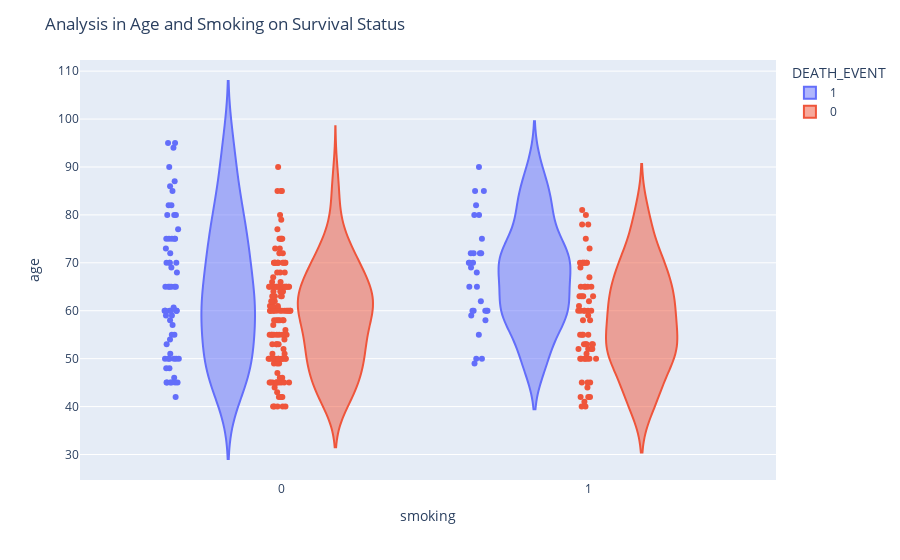

Notebook code cell kept with this figure:
### Markdown cell above
# Age

### Code cell
fig = px.violin(heart_data, y="age", x="smoking", color="DEATH_EVENT", points="all", hover_data=heart_data.columns)
fig.update_layout(title_text="Analysis in Age and Smoking on Survival Status")
fig.show()

### Figure 1 — Plotly figure (JSON) as saved in the notebook; plotly's stock layout.template omitted (floating-point values rounded to 4 significant figures; data arrays with more than 128 entries replaced by an {"elided": "..."} marker saying what was removed)
{"data": [{"alignmentgroup": "True", "box": {"visible": false}, "customdata": {"elided": "96x11 float values"}, "hovertemplate": "DEATH_EVENT=%{customdata[10]}<br>smoking=%{x}<br>age=%{y}<br>anaemia=%{customdata[0]}<br>creatinine_phosphokinase=%{customdata[1]}<br>diabetes=%{customdata[2]}<br>ejection_fraction=%{customdata[3]}<br>high_blood_pressure=%{customdata[4]}<br>platelets=%{customdata[5]}<br>serum_creatinine=%{customdata[6]}<br>serum_sodium=%{customdata[7]}<br>sex=%{customdata[8]}<br>time=%{customdata[9]}<extra></extra>", "legendgroup": "1", "marker": {"color": "#636efa"}, "name": "1", "offsetgroup": "1", "orientation": "v", "points": "all", "scalegroup": "True", "showlegend": true, "type": "violin", "x": [0, 0, 1, 0, 0, 1, 0, 1, 0, 1, 1, 1, 0, 0, 0, 0, 0, 0, 0, 0, 1, 0, 1, 0, 1, 0, 1, 0, 0, 0, 0, 0, 0, 0, 0, 1, 1, 1, 0, 1, 0, 1, 0, 0, 0, 0, 0, 0, 1, 0, 1, 1, 0, 0, 0, 1, 0, 1, 0, 0, 1, 1, 1, 0, 0, 0, 1, 1, 0, 0, 0, 0, 0, 1, 0, 0, 0, 0, 0, 0, 1, 1, 0, 1, 0, 0, 0, 0, 0, 0, 0, 0, 0, 0, 0, 1], "x0": " ", "xaxis": "x", "y": [75, 55, 65, 50, 65, 90, 75, 60, 65, 80, 75, 62, 45, 50, 82, 87, 45, 70, 48, 65, 68, 75, 80, 95, 70, 58, 82, 94, 85, 50, 65, 69, 90, 82, 60, 70, 50, 70, 60, 50, 51, 60, 80, 57, 68, 53, 60, 70, 60, 95, 49, 72, 45, 50, 45, 60, 42, 72, 70, 65, 85, 69, 60, 60, 59, 60, 72, 85, 70, 86, 60, 46, 80, 72, 75, 72, 50, 45, 80, 59, 59, 65, 75, 58, 60.67, 50, 60, 45, 77, 48, 54, 73, 60, 55, 65, 55], "y0": " ", "yaxis": "y"}, {"alignmentgroup": "True", "box": {"visible": false}, "customdata": {"elided": "203x11 float values"}, "hovertemplate": "DEATH_EVENT=%{customdata[10]}<br>smoking=%{x}<br>age=%{y}<br>anaemia=%{customdata[0]}<br>creatinine_phosphokinase=%{customdata[1]}<br>diabetes=%{customdata[2]}<br>ejection_fraction=%{customdata[3]}<br>high_blood_pressure=%{customdata[4]}<br>platelets=%{customdata[5]}<br>serum_creatinine=%{customdata[6]}<br>serum_sodium=%{customdata[7]}<br>sex=%{customdata[8]}<br>time=%{customdata[9]}<extra></extra>", "legendgroup": "0", "marker": {"color": "#EF553B"}, "name": "0", "offsetgroup": "0", "orientation": "v", "points": "all", "scalegroup": "True", "showlegend": true, "type": "violin", "x": {"elided": "203 int values"}, "x0": " ", "xaxis": "x", "y": {"elided": "203 float values"}, "y0": " ", "yaxis": "y"}], "layout": {"legend": {"title": {"text": "DEATH_EVENT"}, "tracegroupgap": 0}, "margin": {"t": 60}, "title": {"text": "Analysis in Age and Smoking on Survival Status"}, "violinmode": "group", "xaxis": {"anchor": "y", "domain": [0, 1], "title": {"text": "smoking"}}, "yaxis": {"anchor": "x", "domain": [0, 1], "title": {"text": "age"}}}}
